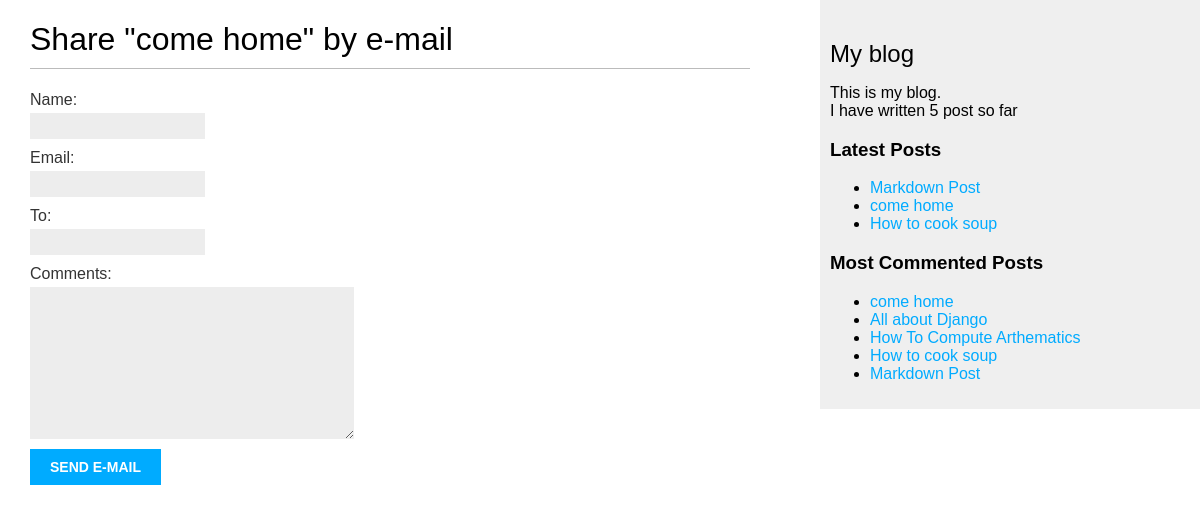
Screenshot of /4/share/ with the database file from the repository.
### blog/models.py (models this page shows, shortened)
class Post(models.Model):
    class Status(models.TextChoices):
        DRAFT = 'DF', 'Draft'
        PUBLISHED = 'PB', 'Published'
    title = models.CharField(max_length=250)
    slug = models.SlugField(max_length=250, unique_for_date= 'publish')
    author = models.ForeignKey(User, related_name='blog_post', on_delete=models.CASCADE)
    body = models.TextField()
    publish = models.DateTimeField(default=timezone.now)
    created = models.DateTimeField(auto_now_add=True)
    updated = models.DateTimeField(auto_now=True)
    status =models.CharField(max_length=2, choices=Status.choices, default=Status.DRAFT)
    objects = models.Manager()
    published = PublishedManager()
    tags = TaggableManager()
    class Meta:
        ordering =['-publish']
        indexes = [
            models.Index(fields=['-publish']),
        ]
    def get_absolute_url(self):
        return reverse('blog:post_detail',
                       args=[self.publish.year,
                             self.publish.month,
                             self.publish.day,
                             self.slug])

### blog/views.py (the view, shortened to what this page needs)
# urls.py: path('<int:post_id>/share/', views.post_share, name='post_share'),
def post_share(request, post_id):
    post = get_object_or_404(Post, id=post_id, status=Post.Status.PUBLISHED)
    sent = False
    form = EmailPostForm()
    context = {
            'form': form,
            'post': post,
            'sent': sent
        }
    return render(request, 'blog/post/share.html', context)

### blog/forms.py
class EmailPostForm(forms.Form):
    name = forms.CharField(max_length=20)
    email =forms.EmailField()
    to = forms.EmailField()
    comments = forms.CharField(required=False, widget = forms.Textarea)

### blog/models.py (called while the page is built)
    def get_queryset(self):
        return super().get_queryset()\
            .filter(status=Post.Status.PUBLISHED)

### blog/templatetags/blog_tags.py (called while the page is built)
@register.simple_tag
def total_posts():
    return Post.published.count()

@register.inclusion_tag('blog/post/latest_posts.html')
def show_latest_posts(count=5):
    latest_posts = Post.published.order_by('-publish')[:count]
    return {'latest_posts':latest_posts}

@register.simple_tag
def get_most_commented_posts(count=5):
    return Post.published.annotate(total_comments = Count('comments')).order_by('-total_comments')[:count]

### blog/templates/blog/post/share.html (shortened to what this page needs)
{% extends 'blog/base.html' %}
{% block content %}
{% if sent %}
<h1>E-mail successfully sent</h1>
<p>
    "{{ post.title }}" was successfully sent to {{ form.cleaned_data.to }}.
</p>
{% else %}
<h1>Share "{{ post.title }}" by e-mail</h1>
<form method="post">
    {{ form.as_p }}
    <input type="submit" value="Send e-mail">
</form>
{% endif %}
{% endblock %}

### blog/templates/blog/base.html (shortened to what this page needs)
{% load blog_tags %}
{% load static %}
<!DOCTYPE html>
<html>
<head>
    <link href="{% static 'css/blog.css' %}" rel="stylesheet">
</head>
<body>
    <div id="content">
        {% block content %}
        {% endblock %}
    </div>
    <div id="sidebar">
        <h2>My blog</h2>
        <p>This is my blog. <br>
           I have written {% total_posts %} post so far
        </p>
        <h3>Latest Posts</h3>
        <p>{% show_latest_posts 3 %}</p>
        <h3>Most Commented Posts</h3>
        {% get_most_commented_posts as most_commented_post %}
        <ul>
            {% for post in most_commented_post %}
            <li>
                <a href="{{post.get_absolute_url}}">{{post.title}}</a>
            </li>
            {% endfor %}
        </ul>
    </div>
</body>
</html>

### blog/templates/blog/post/latest_posts.html
<ul>
    {% for post in latest_posts %}
    <li>
        <a href="{{post.get_absolute_url}}">{{post.title}}</a>
    </li>
    {% endfor %}
</ul>

### blog/static/css/blog.css (style rules this page uses)
body { margin:0; padding:0; font-family:helvetica, sans-serif; }
a { color:#00abff; text-decoration:none; }
h1 { font-weight:normal; border-bottom:1px solid #bbb; padding:0 0 10px 0; }
h2 { font-weight:normal; margin:30px 0 0; }
#content { float:left; width:60%; padding:0 0 0 30px; }
#sidebar { float:right; width:30%; padding:10px; background:#efefef; height:100%; }
label { float:left; clear:both; color:#333; margin-bottom:4px; }
input, textarea { clear:both; float:left; margin:0 0 10px; background:#ededed; border:0; padding:6px 10px; font-size:12px; }
input[type=submit] { font-weight:bold; background:#00abff; color:#fff; padding:10px 20px; font-size:14px; text-transform:uppercase; }

### rows the page displays
Post: title "come home"
Post: title "Markdown Post"
Post: title "How to cook soup"
Post: title "All about Django"
Post: title "How To Compute Arthematics"
